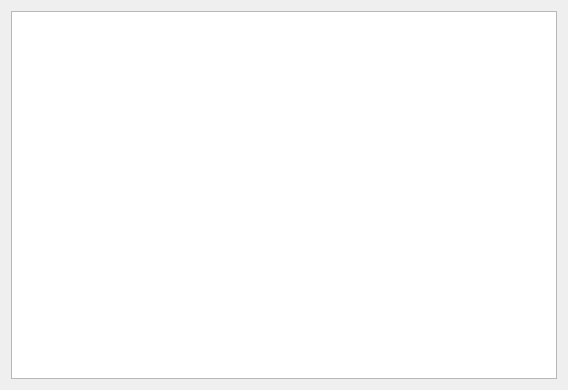
<?xml version="1.0" encoding="UTF-8"?>
<ui version="4.0">
 <class>SolutionTabWidget</class>
 <widget class="QWidget" name="SolutionTabWidget">
  <property name="geometry">
   <rect>
    <x>0</x>
    <y>0</y>
    <width>568</width>
    <height>390</height>
   </rect>
  </property>
  <property name="windowTitle">
   <string>Form</string>
  </property>
  <layout class="QHBoxLayout" name="horizontalLayout">
   <item>
    <widget class="QPlainTextEdit" name="textEdit">
     <property name="readOnly">
      <bool>true</bool>
     </property>
    </widget>
   </item>
  </layout>
 </widget>
 <resources/>
 <connections/>
</ui>
